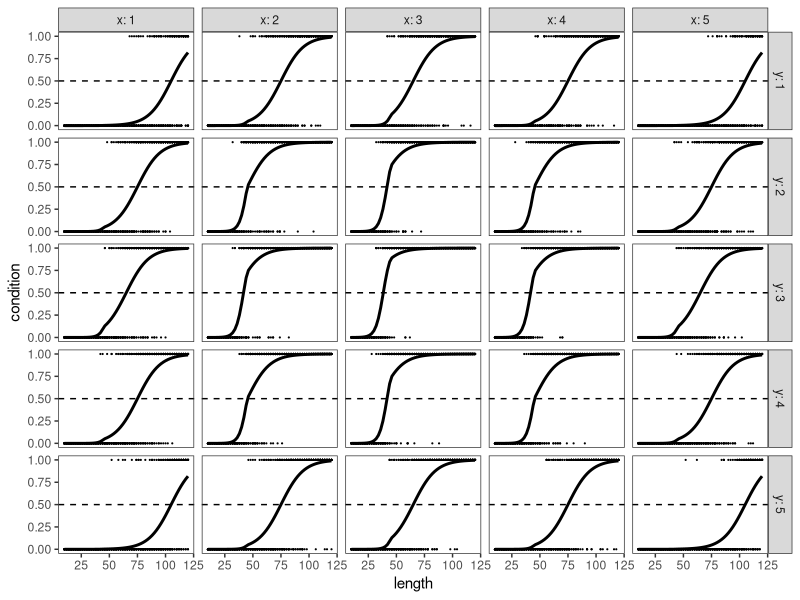
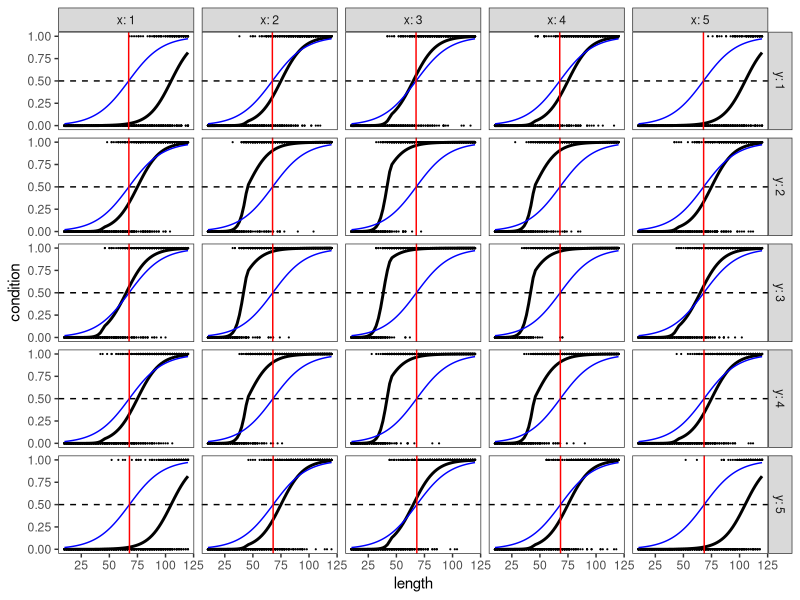
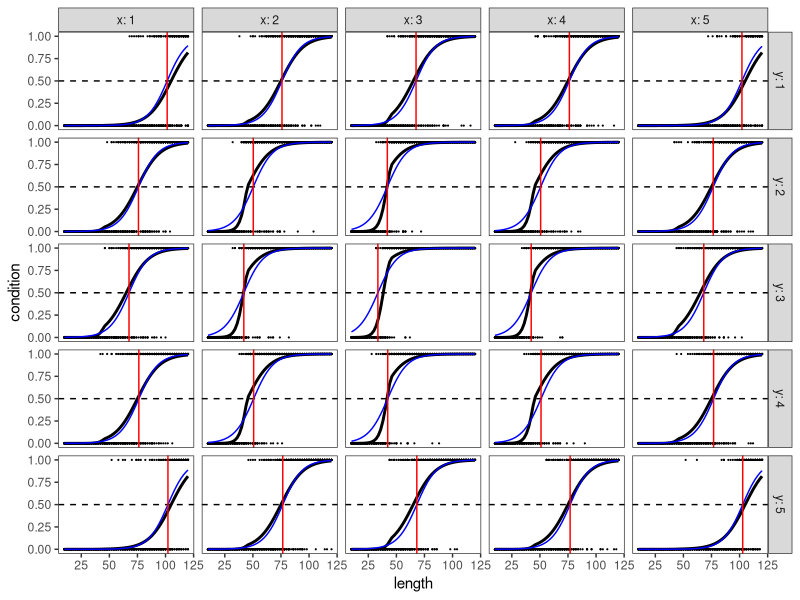
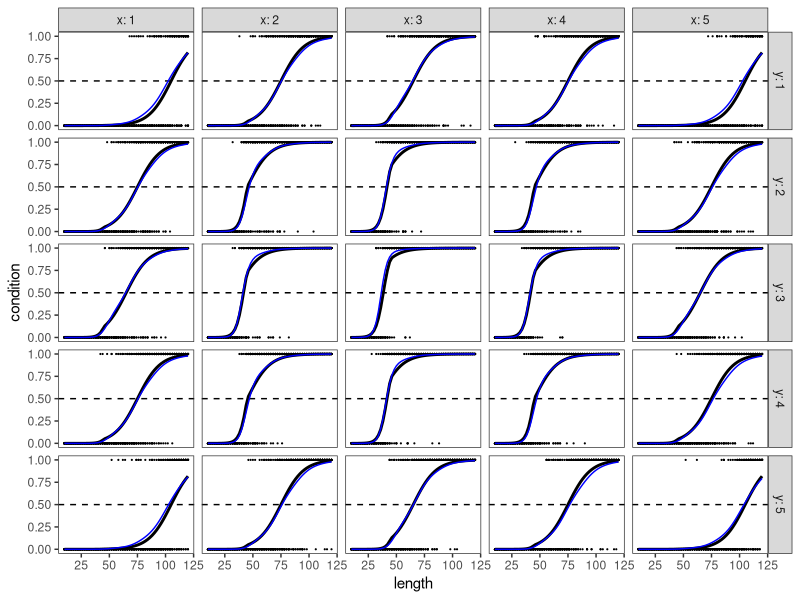
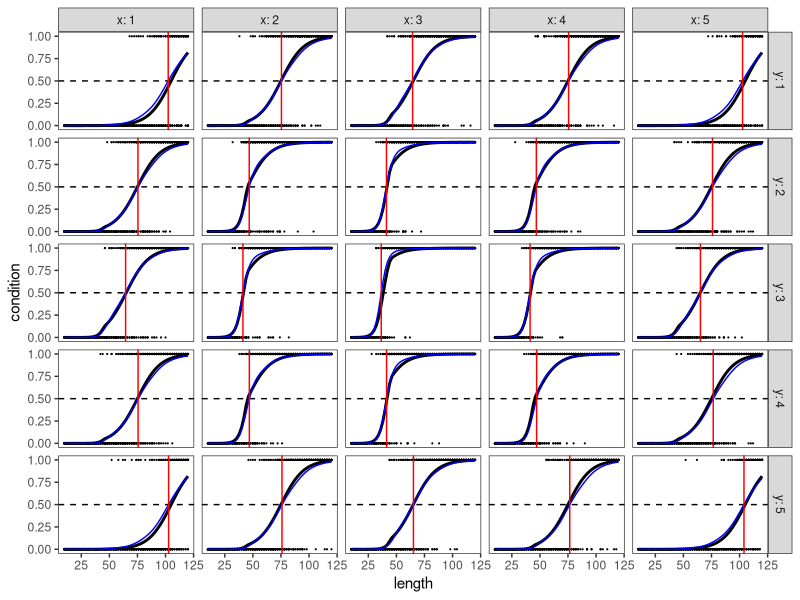
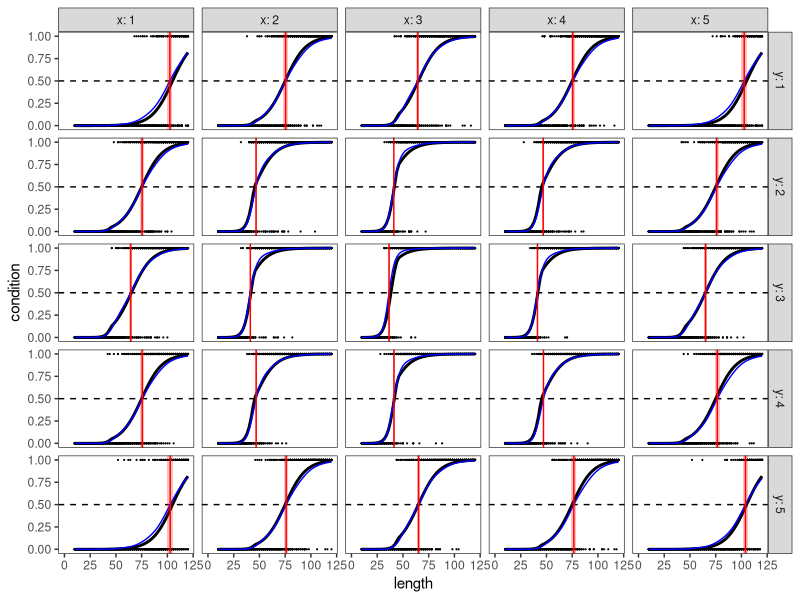

Write the R code that produced these figures, in order.
## ---- chunk 1
knitr::opts_chunk$set(echo = TRUE, cache = FALSE)
## ---- chunk 2
library(dplyr)   #for working with data frames
library(tidyr)   #for working with data frames
library(ggplot2) #for generating plots
library(mgcv)    #for fitting nonlinear (generalized additive) models

set.seed(1)
## ---- chunk 3
dat = crossing(x = 1:5,  #x and y occur across a 5x5 grid
               y = 1:5, 
               #2 mm length bins, spanning from 10 to 120 mm.
               length = seq(10,120, by = 2), 
               #10 replicates at each size bin.
               rep = 1:10) %>%
  mutate(
    #create values on the link (logit) scale. In this data, maturation is
    #fastest in the middle of the range (x=3,y=3), and the length at maturity
    #curve is based off a two-part logistic function that changes slope at L = 45 mm
    prob_logit = 2 -(x-3)^2 - (y-3)^2 + ifelse(length<45, 0.3*(length-45),0.1*(length-45)),
    prob = plogis(prob_logit),
    condition = rbinom(n = n(), prob = prob,size = 1))
## ---- chunk 4
head(dat)
## ---- chunk 5
raw_data_plot = ggplot(dat, aes(x = length, y = condition))+ 
  facet_grid(y~x, labeller = label_both) + 
  geom_point(size=0.1)+
  geom_line(aes(y=prob), size=1)+
  geom_hline(yintercept = 0.5,linetype=2)+
  theme_bw()+
  theme(panel.grid = element_blank())
  

raw_data_plot
## ---- chunk 6
l_mat_linear = glm(condition ~ 1 + length + x + y, data = dat, family=binomial(link = "logit"))
## ---- chunk 7
dat_pred = crossing(x = unique(dat$x),
                    y = unique(dat$y),
                    length = 0, #dummy value of length. Set to zero so it will not affect the predictions
                    condition = 1 #dummy value of condition; will not affect predicted L50 values, but it is needed for building the model matrix.
                    )
## ---- chunk 8
linear_model_matrix = model.matrix(l_mat_linear$formula, dat_pred)
## ---- chunk 9
linear_coef = coef(l_mat_linear)

L50_numerator = linear_model_matrix%*%linear_coef #matrix multiplication of 
L50_denominator = linear_coef[["length"]]

dat_pred$L50_linear = -L50_numerator/L50_denominator
## ---- chunk 10

linear_l50_plot = raw_data_plot +
  geom_line(aes(y=fitted(l_mat_linear)),color="blue")+
  geom_vline(data =dat_pred, aes(xintercept = L50_linear), linetype=1, color="red")
  

linear_l50_plot
## ---- chunk 11
l_mat_quad = glm(condition ~ 1 + length + x +I(x^2) + y + I(y^2), data = dat, family=binomial(link = "logit"))

quad_model_matrix = model.matrix(l_mat_quad$formula, dat_pred)
quad_coef = coef(l_mat_quad)

L50_numerator = quad_model_matrix%*%quad_coef 
L50_denominator = quad_coef[["length"]]

dat_pred$L50_quad = -L50_numerator/L50_denominator

quad_l50_plot = raw_data_plot +
  geom_line(aes(y=fitted(l_mat_quad)),color="blue")+
  geom_vline(data =dat_pred, aes(xintercept = L50_quad), linetype=1, color="red")
  

quad_l50_plot
## ---- chunk 12
l_mat_gam = gam(condition ~ 1 + s(length) +s(x, y, k=5), data = dat, family=binomial(link = "logit"))
## ---- chunk 13
gam_plot = raw_data_plot +
  geom_line(aes(y=fitted(l_mat_gam)),color="blue")

gam_plot
## ---- chunk 14
get_link_sqrt = function(length, coefs, covar, model){
  covar$length = length
  #this returns the linear predictors corresponding to the new data. 
  lp_matrix = predict(model,newdata = covar, type="lpmatrix") 
  
  #to get predictions on the link scale, we'll use matrix multiplication to
  #multiply the lp_matrix times the vector of coefficients.
  link_pred = lp_matrix%*%coefs
  return(link_pred^2)
}
## ---- chunk 15
test_l50 = optimize(get_link_sqrt,interval = c(0,150),
                    coefs = coef(l_mat_gam),
                    covar = dat_pred[1,], 
                    model = l_mat_gam)
print(test_l50)
## ---- chunk 16
dat_pred$L50_gam = 0 #creating an empty value here
#we also want to keep track of the objective function. If this deviates away
#from 0, it's a sign that the optimizer didn't,well, optimize.
dat_pred$objective = 0 

for(i in 1:nrow(dat_pred)){
  current_L50 = optimize(get_link_sqrt,interval = c(0,150),
                    coefs = coef(l_mat_gam),
                    covar = dat_pred[i,], 
                    model = l_mat_gam)
  dat_pred$L50_gam[i] = current_L50$minimum
  dat_pred$objective[i] = current_L50$objective
}
## ---- chunk 17
gam_l50_plot = raw_data_plot +
  geom_line(aes(y=fitted(l_mat_gam)),color="blue")+
  geom_vline(data =dat_pred, aes(xintercept = L50_gam), linetype=1, color="red")
  

gam_l50_plot
## ---- chunk 18
dat_pred$objective
## ---- chunk 19
dat_pred$L50_gam_sd = 0 #creating an empty value here

#We'll generate 50 random coefficient vectors. This can take a while to run,
#so it's not a bad idea to keep n_sample low.
n_samples = 50
coefs = rmvn(n_samples, mu = coef(l_mat_gam), V = vcov(l_mat_gam))
L50_samples = rep(0, times = n_samples)


for(i in 1:nrow(dat_pred)){
  for(j in 1:n_samples){
    current_L50 = optimize(get_link_sqrt,interval = c(0,150),
                    coefs = coefs[j,],
                    covar = dat_pred[i,], 
                    model = l_mat_gam)
    L50_samples[j] = current_L50$minimum
  }
  dat_pred$L50_gam_sd[i] = sd(L50_samples)
  
}
## ---- chunk 20
gam_l50_sd_plot = raw_data_plot +
  geom_line(aes(y=fitted(l_mat_gam)),color="blue")+
  geom_rect(data = dat_pred,
            aes(xmin = L50_gam - 1.96*L50_gam_sd,
                xmax = L50_gam + 1.96*L50_gam_sd,
                ymin = -Inf,
                ymax = Inf),fill = "red", alpha=0.25)+
  geom_vline(data =dat_pred, aes(xintercept = L50_gam), linetype=1, color="red")
  

gam_l50_sd_plot
